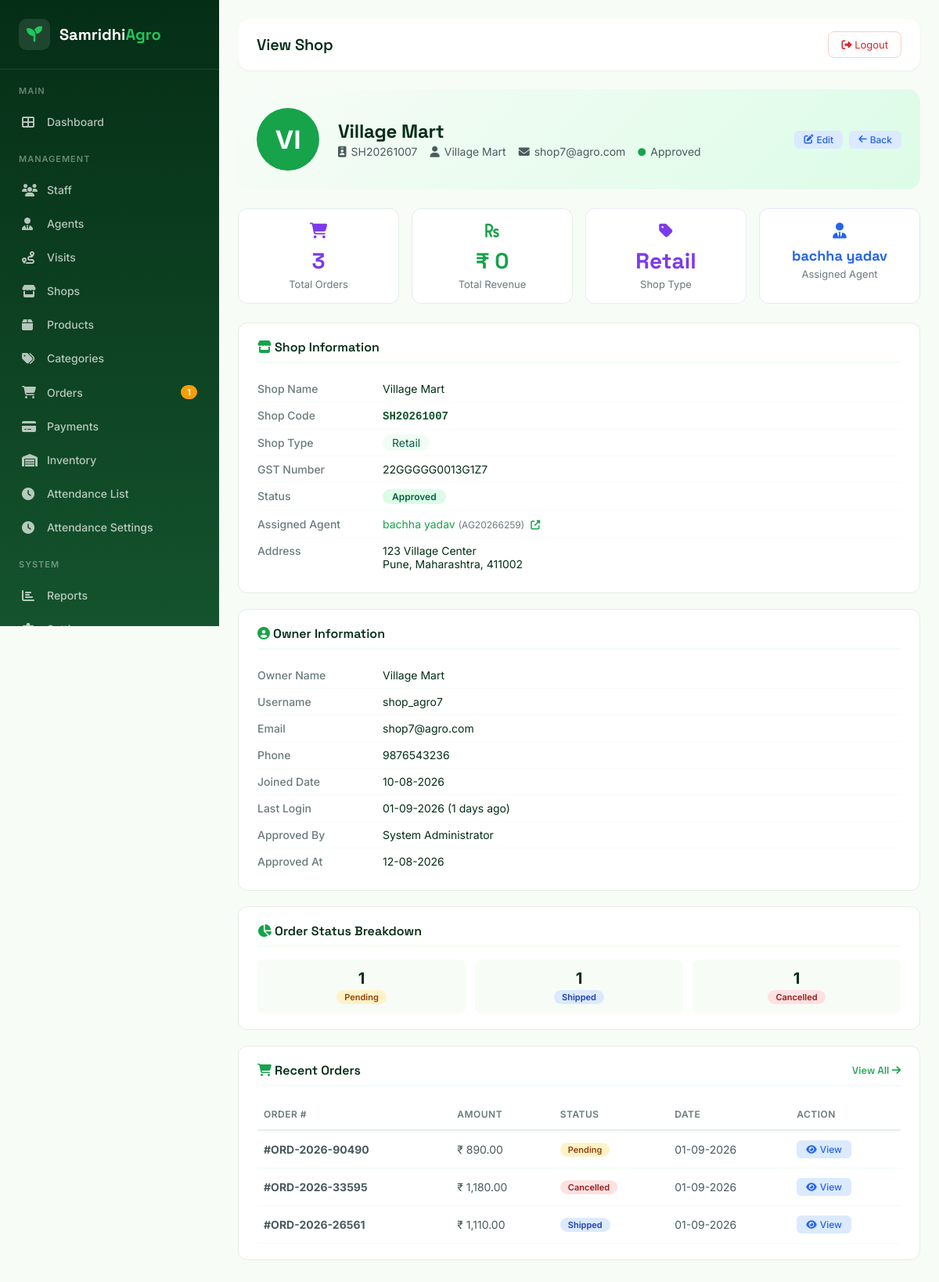
/admin/shop-view.php?id=49 (signed in), run on the app's committed database.
### tables this page shows
CREATE TABLE `shops` (
  `id` int(11) NOT NULL,
  `user_id` int(11) NOT NULL,
  `shop_code` varchar(50) NOT NULL,
  `shop_name` varchar(100) NOT NULL,
  `shop_type` enum('retail','wholesale','both') NOT NULL DEFAULT 'retail',
  `owner_name` varchar(100) DEFAULT NULL,
  `phone` varchar(20) DEFAULT NULL,
  `email` varchar(100) DEFAULT NULL,
  `address` text DEFAULT NULL,
  `city` varchar(50) DEFAULT NULL,
  `state` varchar(50) DEFAULT NULL,
  `pincode` varchar(10) DEFAULT NULL,
  `gst_number` varchar(50) DEFAULT NULL,
  `establishment_year` int(4) DEFAULT NULL,
  `shop_category` varchar(50) NOT NULL DEFAULT 'grocery',
  `delivery_available` tinyint(1) NOT NULL DEFAULT 0,
  `working_hours_start` time DEFAULT NULL,
  `working_hours_end` time DEFAULT NULL,
  `weekend_days` varchar(100) DEFAULT NULL,
  `shop_image` varchar(255) DEFAULT NULL,
  `agent_id` int(11) DEFAULT NULL,
  `status` enum('pending','approved','rejected','suspended') NOT NULL DEFAULT 'pending',
  `approved_by` int(11) DEFAULT NULL,
  `approved_at` datetime DEFAULT NULL,
  `latitude` decimal(10,8) DEFAULT NULL,
  `longitude` decimal(11,8) DEFAULT NULL,
  `created_at` datetime NOT NULL DEFAULT current_timestamp(),
  `updated_at` datetime NOT NULL DEFAULT current_timestamp() ON UPDATE current_timestamp()
);

CREATE TABLE `users` (
  `id` int(11) NOT NULL,
  `username` varchar(50) NOT NULL,
  `email` varchar(100) NOT NULL,
  `password_hash` varchar(255) NOT NULL,
  `full_name` varchar(100) NOT NULL,
  `phone` varchar(20) DEFAULT NULL,
  `avatar` varchar(255) DEFAULT NULL,
  `role` enum('admin','staff','agent','shop') NOT NULL DEFAULT 'staff',
  `status` enum('active','inactive','suspended') NOT NULL DEFAULT 'active',
  `last_login` datetime DEFAULT NULL,
  `last_ip` varchar(45) DEFAULT NULL,
  `created_at` datetime NOT NULL DEFAULT current_timestamp(),
  `updated_at` datetime NOT NULL DEFAULT current_timestamp() ON UPDATE current_timestamp()
);

CREATE TABLE `orders` (
  `id` int(11) NOT NULL,
  `order_number` varchar(50) NOT NULL,
  `shop_id` int(11) NOT NULL,
  `agent_id` int(11) DEFAULT NULL,
  `order_date` datetime NOT NULL DEFAULT current_timestamp(),
  `subtotal` decimal(10,2) NOT NULL DEFAULT 0.00,
  `tax` decimal(10,2) NOT NULL DEFAULT 0.00,
  `discount` decimal(10,2) NOT NULL DEFAULT 0.00,
  `total_amount` decimal(10,2) NOT NULL DEFAULT 0.00,
  `total_paid_amount` decimal(10,2) NOT NULL DEFAULT 0.00,
  `remaining_payment` decimal(10,2) NOT NULL DEFAULT 0.00,
  `status` enum('pending','confirmed','processing','shipped','delivered','cancelled','returned') NOT NULL DEFAULT 'pending',
  `payment_status` enum('pending','paid','failed','refunded') NOT NULL DEFAULT 'pending',
  `payment_collected_by_agent` tinyint(1) NOT NULL DEFAULT 0,
  `agent_payment_status` enum('pending','collected','submitted_to_admin','admin_confirmed') DEFAULT 'pending',
  `agent_payment_date` datetime DEFAULT NULL,
  `admin_confirm_date` datetime DEFAULT NULL,
  `payment_method` varchar(50) DEFAULT NULL,
  `payment_collected_by` enum('agent','admin') DEFAULT NULL,
  `payment_collected_by_id` int(11) DEFAULT NULL,
  `payment_collected_date` datetime DEFAULT NULL,
  `shipping_address` text NOT NULL,
  `shipping_city` varchar(50) DEFAULT NULL,
  `shipping_state` varchar(50) DEFAULT NULL,
  `shipping_pincode` varchar(10) DEFAULT NULL,
  `delivery_notes` text DEFAULT NULL,
  `created_by` int(11) DEFAULT NULL,
  `approved_by` int(11) DEFAULT NULL,
  `approved_at` datetime DEFAULT NULL,
  `created_at` datetime NOT NULL DEFAULT current_timestamp(),
  `updated_at` datetime NOT NULL DEFAULT current_timestamp() ON UPDATE current_timestamp()
);

### admin/shop-view.php (the view, shortened to what the rows shown need)
<?php
require_once '../config/database.php';
require_once '../config/functions.php';
$db = getDB();
$shopId = isset($_GET['id']) ? (int)$_GET['id'] : 0;
$sql = "SELECT s.*, u.full_name as owner_name, u.username, u.email, u.phone, u.status as user_status,
        u.created_at as user_created_at, u.last_login, u.last_ip,
        u2.full_name as approved_by_name,
        a.full_name as agent_name, a.agent_code
        FROM shops s
        JOIN users u ON s.user_id = u.id
        LEFT JOIN users u2 ON s.approved_by = u2.id
        LEFT JOIN (
            SELECT a.id, u.full_name, a.agent_code
            FROM agents a
            JOIN users u ON a.user_id = u.id
        ) a ON s.agent_id = a.id
        WHERE s.id = ?";
$shop = $db->fetchOne($sql, [$shopId]);
$sql = "SELECT id, order_number, total_amount, status, created_at
        FROM orders
        WHERE shop_id = ?
        ORDER BY created_at DESC
        LIMIT 5";
$recentOrders = $db->fetchAll($sql, [$shopId]);
require_once '../includes/admin_header.php';
?>
<div class="content-card" style="padding: 0; border: none; box-shadow: none; background: transparent;">
    <div class="profile-header">
        <div class="profile-avatar <?php echo $shop['status']; ?>">
            <?php echo strtoupper(substr($shop['shop_name'], 0, 2)); ?>
        </div>
        <div class="profile-info">
            <h2><?php echo escapeHtml($shop['shop_name']); ?></h2>
            <div class="profile-meta">
                <span><i class="fas fa-id-badge"></i> <?php echo escapeHtml($shop['shop_code']); ?></span>
                <span><i class="fas fa-user"></i> <?php echo escapeHtml($shop['owner_name']); ?></span>
                <span><i class="fas fa-envelope"></i> <?php echo escapeHtml($shop['email']); ?></span>
                <span>
                    <i class="fas fa-circle" style="color: <?php
                        echo match($shop['status']) {
                            'pending' => '#F59E0B',
                            'approved' => '#16A34A',
                            'rejected' => '#DC2626',
                            'suspended' => '#6B7A7B',
                            default => '#6B7A7B'
                        };
                    ?>; font-size: 10px;"></i>
                    <?php echo ucfirst($shop['status']); ?>
                </span>
            </div>
        </div>
        <div class="profile-actions">
            <a href="shop-edit.php?id=<?php echo $shop['id']; ?>" class="btn-action-sm btn-view">
            </a>
            <a href="shops.php" class="btn-action-sm btn-view">
            </a>
        </div>
    </div>
    <div class="stat-grid">
        <div class="stat-box" style="border-color: #EDE9FE;">
            <span class="stat-icon"><i class="fas fa-tag" style="color: #7C3AED;"></i></span>
            <div class="stat-number" style="color: #7C3AED;">
                <?php
                $typeLabels = [
                    'retail' => 'Retail',
                    'wholesale' => 'Wholesale',
                    'both' => 'Both'
                ];
                echo $typeLabels[$shop['shop_type']] ?? $shop['shop_type'];
                ?>
            </div>
            <div class="stat-label">Shop Type</div>
        </div>
    </div>
    <div class="detail-section">
        <div class="detail-row">
            <span class="detail-label">Shop Name</span>
            <span class="detail-value"><?php echo escapeHtml($shop['shop_name']); ?></span>
        </div>
        <div class="detail-row">
            <span class="detail-value">
                <span style="font-family: monospace; font-weight: 600; color: #14532D;">
                    <?php echo escapeHtml($shop['shop_code']); ?>
                </span>
            </span>
        </div>
        <div class="detail-row">
            <span class="detail-value">
                <span style="background: #F0FDF4; padding: 2px 12px; border-radius: 12px; color: #065F46;">
                    <?php echo $typeLabels[$shop['shop_type']] ?? $shop['shop_type']; ?>
                </span>
            </span>
        </div>
        <?php if (!empty($shop['gst_number'])): ?>
        <div class="detail-row">
            <span class="detail-label">GST Number</span>
            <span class="detail-value"><?php echo escapeHtml($shop['gst_number']); ?></span>
        </div>
        <?php endif; ?>
        <div class="detail-row">
            <span class="detail-value">
                <?php
                $statusColors = [
                    'pending' => 'badge-warning',
                    'approved' => 'badge-success',
                    'rejected' => 'badge-danger',
                    'suspended' => 'badge-secondary'
                ];
                $color = $statusColors[$shop['status']] ?? 'badge-secondary';
                ?>
                <span class="badge-status <?php echo $color; ?>">
                    <?php echo ucfirst($shop['status']); ?>
                </span>
            </span>
        </div>
        <?php if (!empty($shop['address'])): ?>
        <div class="detail-row">
            <span class="detail-label">Address</span>
            <span class="detail-value">
                <?php echo escapeHtml($shop['address']); ?>
                <?php if (!empty($shop['city']) || !empty($shop['state']) || !empty($shop['pincode'])): ?>
                    <br>
                    <?php
                    $locationParts = [];
                    if (!empty($shop['city'])) $locationParts[] = $shop['city'];
                    if (!empty($shop['state'])) $locationParts[] = $shop['state'];
                    if (!empty($shop['pincode'])) $locationParts[] = $shop['pincode'];
                    echo escapeHtml(implode(', ', $locationParts));
                    ?>
                <?php endif; ?>
            </span>
        </div>
        <?php endif; ?>
    </div>
    <div class="detail-section">
        <div class="detail-row">
            <span class="detail-label">Owner Name</span>
            <span class="detail-value"><?php echo escapeHtml($shop['owner_name']); ?></span>
        </div>
        <div class="detail-row">
            <span class="detail-label">Username</span>
            <span class="detail-value"><?php echo escapeHtml($shop['username']); ?></span>
        </div>
        <div class="detail-row">
            <span class="detail-label">Email</span>
            <span class="detail-value"><?php echo escapeHtml($shop['email']); ?></span>
        </div>
        <div class="detail-row">
            <span class="detail-label">Phone</span>
            <span class="detail-value"><?php echo !empty($shop['phone']) ? escapeHtml($shop['phone']) : '<span style="color: #6B7A7B;">Not provided</span>'; ?></span>
        </div>
        <div class="detail-row">
            <span class="detail-label">Joined Date</span>
            <span class="detail-value"><?php echo formatDate($shop['created_at']); ?></span>
        </div>
        <div class="detail-row">
            <span class="detail-label">Last Login</span>
            <span class="detail-value">
                <?php if ($shop['last_login']): ?>
                    <?php echo formatDate($shop['last_login']) . ' (' . timeAgo($shop['last_login']) . ')'; ?>
                <?php else: ?>
                    <span style="color: #6B7A7B;">Never logged in</span>
                <?php endif; ?>
            </span>
        </div>
        <?php if ($shop['approved_by_name']): ?>
        <div class="detail-row">
            <span class="detail-label">Approved By</span>
            <span class="detail-value"><?php echo escapeHtml($shop['approved_by_name']); ?></span>
        </div>
        <?php endif; ?>
        <?php if ($shop['approved_at']): ?>
        <div class="detail-row">
            <span class="detail-label">Approved At</span>
            <span class="detail-value"><?php echo formatDate($shop['approved_at']); ?></span>
        </div>
        <?php endif; ?>
    </div>
    <div class="detail-section" style="margin-bottom: 0;">
        <?php if (empty($recentOrders)): ?>
            <p style="color: #6B7A7B; text-align: center; padding: 20px 0;">
                <i class="fas fa-shopping-cart" style="font-size: 24px; display: block; margin-bottom: 8px; opacity: 0.5;"></i>
                No orders from this shop yet.
            </p>
        <?php else: ?>
            <div style="overflow-x: auto;">
                <table class="table-custom">
                    <thead>
                        <tr>
                            <th>Order #</th>
                            <th>Amount</th>
                            <th>Status</th>
                            <th>Date</th>
                            <th>Action</th>
                        </tr>
                    </thead>
                    <tbody>
                        <?php foreach ($recentOrders as $order): ?>
                        <tr>
                            <td><strong>#<?php echo escapeHtml($order['order_number']); ?></strong></td>
                            <td>₹ <?php echo number_format($order['total_amount'], 2); ?></td>
                            <td>
                                <?php
                                $statusColors = [
                                    'pending' => 'pending',
                                    'confirmed' => 'confirmed',
                                    'processing' => 'processing',
                                    'shipped' => 'shipped',
                                    'delivered' => 'delivered',
                                    'cancelled' => 'cancelled',
                                    'returned' => 'returned'
                                ];
                                $color = $statusColors[$order['status']] ?? 'pending';
                                ?>
                                <span class="order-status-badge <?php echo $color; ?>">
                                    <?php echo ucfirst($order['status']); ?>
                                </span>
                            </td>
                            <td><?php echo formatDate($order['created_at']); ?></td>
                            <td>
                                <a href="order-view.php?id=<?php echo $order['id']; ?>" class="btn-action-sm btn-view">
                                    <i class="fas fa-eye"></i> View
                                </a>
                            </td>
                        </tr>
                        <?php endforeach; ?>
                    </tbody>
                </table>
            </div>
        <?php endif; ?>
    </div>
</div>
<?php require_once '../includes/admin_footer.php'; ?>

### data on the page
shops: shop_name "VI", shop_name "Village Mart", shop_code "SH20261007", user.full_name "Village Mart", user.email "shop7@agro.com", status "Approved", shop_type "Retail", gst_number "22GGGGG0013G1Z7", address "123 Village Center", user.username "shop_agro7", user.phone "9876543236", created_at "10-08-2026", user.last_login "01-09-2026", user.last_login "1 days ago", approved_by.full_name "System Administrator", approved_at "12-08-2026"
orders: order_number "ORD-2026-90490", total_amount "890.00", status "Pending", created_at "01-09-2026"
orders: order_number "ORD-2026-33595", total_amount "1,180.00", status "Cancelled", created_at "01-09-2026"
orders: order_number "ORD-2026-26561", total_amount "1,110.00", status "Shipped", created_at "01-09-2026"

### other printed values
$pendingOrders "1"
escapeHtml($pageTitle) "View Shop"
$totalOrders "3"
$totalRevenue "0"
escapeHtml($shop['agent_name']) "bachha yadav"
escapeHtml($shop['agent_code']) "AG20266259"
escapeHtml(implode(', ', $locationParts)) "Pune, Maharashtra, 411002"
$status['count'] "1"
$status['status'] "Pending"
$status['status'] "Shipped"
$status['status'] "Cancelled"
